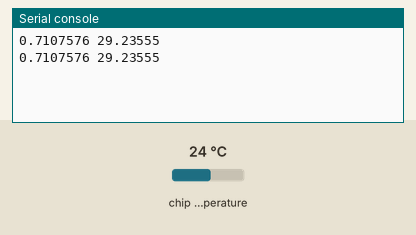
Simulated run of this program. Board: Raspberry Pi Pico running MicroPython. Shown: the last lines printed to the serial console. The test bench sets the inputs (shaded band); at power-on: chip temperature 24 °C.

Above: at 1.2 s.
1.3 s: chip temperature set to 1 °C
At 2.6 s:
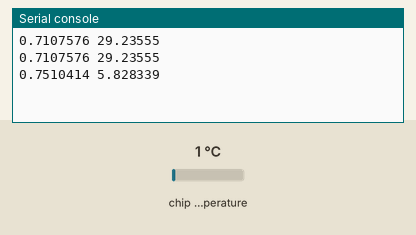
2.8 s: chip temperature set to 11 °C
At 3.8 s:
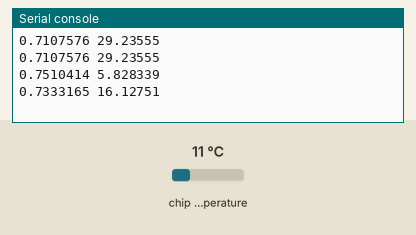
Timing chart, 0 to 5.8 s (numbered marks = the images above; inputs shaded):
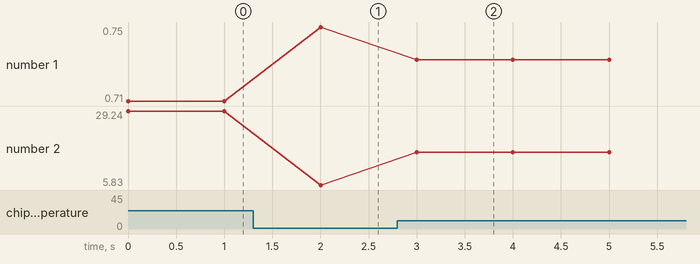

Measured:
- after the input at 1.3 s, the serial console: prints a new line after 0.70 s (image 1)
- after the input at 2.8 s, the serial console: prints a new line after 0.20 s (image 2)
- plotted number 1: 0.71 → 0.75 after the input at 1.3 s, 0.75 → 0.73 after the input at 2.8 s
- plotted number 2: 29.24 → 5.83 after the input at 1.3 s, 5.83 → 16.13 after the input at 2.8 s

The program:

adc.py
```python
import machine
import utime

sense = machine.ADC(4)
cf = 3.3 / (65535)

while True:
    volt = sense.read_u16() * cf
    temp = 32 - (volt - 0.706)/(0.001721)
    print(volt, temp)
    utime.sleep(1)

# The temperature sensor works by delivering a voltage to the ADC4 pin that
# is proportional to the temperature. From the datasheet, a temperature of
# 27 degrees Celsius delivers a voltage of 0.706 V. With each additional
# degree the voltage reduces by 1.721 mV or 0.001721 V. The first step in
# converting the 16-bit temperature is to convert it back to volts,
# which is done based on the 3.3 V maximum voltage used by the Pico board.
# Ambient tempreture of my room as on 26 April is 32.3C.
```
